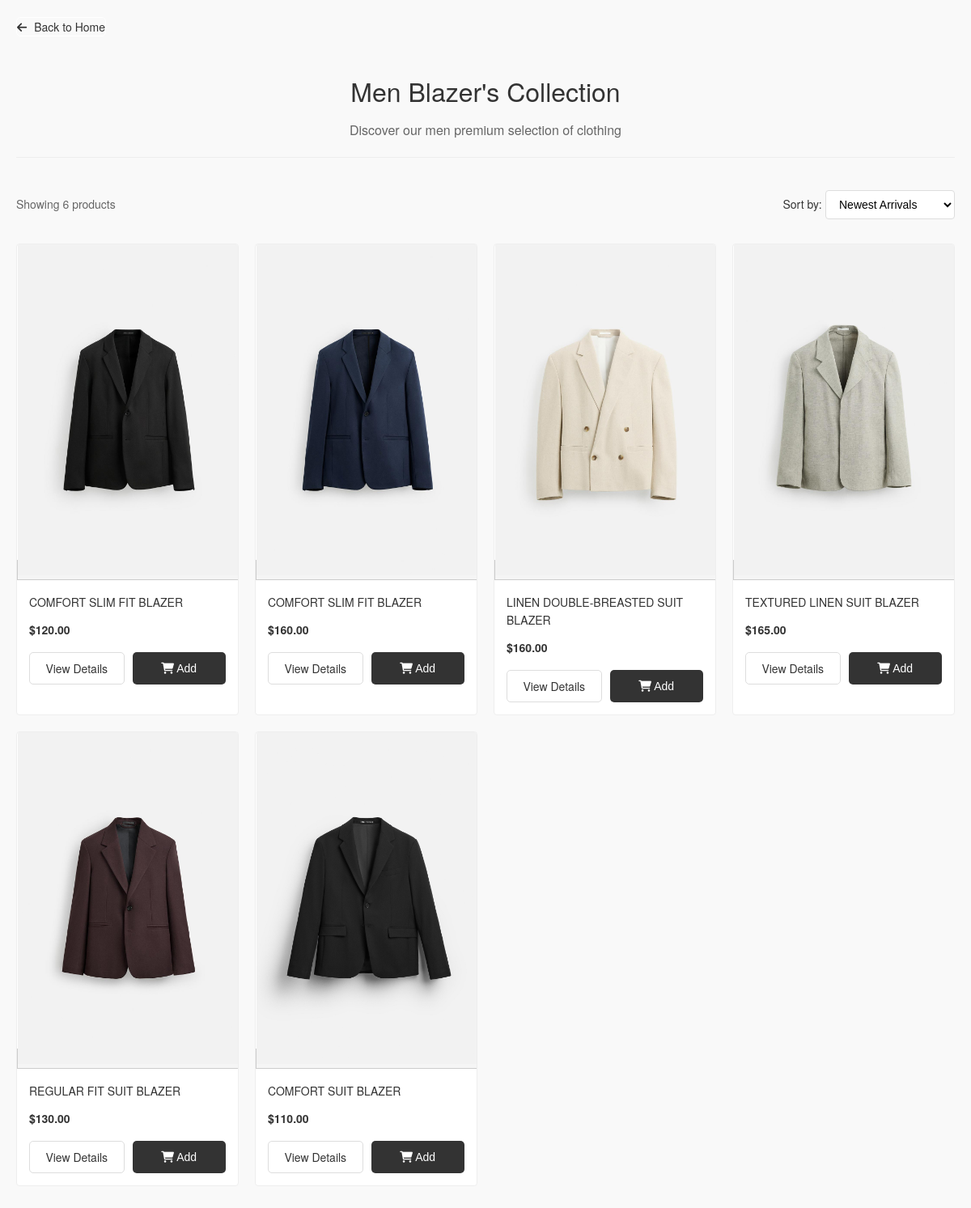
Screenshot of /men/blazers/ with the database file from the repository.
### clothes/models.py (models this page shows, shortened)
class Product(models.Model):
    CATEGORY_CHOICES = [
        ('men', 'Men'),
        ('women', 'Women'),
    ]
    SUBCATEGORY_CHOICES = [
        ('shirts', 'Shirts'),
        ('t_shirts', 'T-Shirts'),
        ('polo_shirts', 'Polo Shirt'),
        ('jeans', 'Jeans'),
        ('jackets', 'Jackets'),
        ('blazers', 'Blazers'),
        ('dresses', 'Dresses'),
        ('trousers', 'Trousers'),
        ('hoodies_sweatshirts', 'Hoodies | Sweatshirts'),
        ('sweaters_cardigans', 'Sweater | Cardigans'),
        ('tops', 'Tops'),
        ('shorts', 'Shorts'),
        ('shoes', 'Shoes'),
        ('bags', 'Bags'),
        ('accessories', 'Accessories'),
        ('perfume', 'Perfume'),
    ]
    SIZE_CHOICES = [
        ('XS', 'Extra Small'),
        ('S', 'Small'),
        ('M', 'Medium'),
        ('L', 'Large'),
        ('XL', 'Extra Large'),
    ]
    product_id = models.CharField(max_length=50, unique=True)  # Barcode or unique ID
    name = models.CharField(max_length=200)
    category = models.CharField(max_length=50, choices=CATEGORY_CHOICES)
    subcategory = models.CharField(max_length=50, choices=SUBCATEGORY_CHOICES)
    description = models.TextField()
    sku = models.CharField(max_length=50, unique=True, blank=True, null=True)
    stock = models.PositiveIntegerField(default=0)
    price = models.DecimalField(max_digits=10, decimal_places=2)
    size = models.CharField(max_length=50, choices=SIZE_CHOICES)  # Size options
    image_name = models.CharField(max_length=100, blank=True, null=True)

### clothes/views.py (the view)
# urls.py: path('men/blazers/', views.men_blazers, name='men/men_blazers'),
def men_blazers(request):
    products = Product.objects.filter(category='men', subcategory='blazers')
    return render(request, 'men/men_blazers.html', {'products': products})

### clothes/templates/men/men_blazers.html (shortened to what this page needs)
{% load static %}
<!DOCTYPE html>
<html lang="en">
<head>
    <link rel="stylesheet" href="https://cdnjs.cloudflare.com/ajax/libs/font-awesome/6.0.0/css/all.min.css">
    <link rel="stylesheet" href="{% static 'Shop/shop.css' %}">
</head>
<body>
    <div class="shop-container">
        <a href="{% url 'home' %}" class="back-button">
            <i class="fas fa-arrow-left"></i> Back to Home
        </a>
        <div class="shop-header">
            <h1>Men Blazer's Collection</h1>
            <p class="shop-subtitle">Discover our men premium selection of clothing</p>
        </div>
        <div class="shop-toolbar">
            <div class="results-count">
                Showing {{ products.count }} products
            </div>
            <div class="sort-options">
                <label for="sort">Sort by:</label>
                <select id="sort" name="sort">
                    <option value="newest">Newest Arrivals</option>
                </select>
            </div>
        </div>
        <div class="product-grid">
            {% for product in products %}
            <div class="product-card">
                <a href="{% url 'product_detail' product.id %}" class="product-image">
                    <img src="{% static 'Shop/' %}{{ product.image_name }}" alt="{{ product.name }}" loading="lazy">
                </a>
                <div class="product-info">
                    <h3>{{ product.name }}</h3>
                    <div class="price">
                        {% if product.discount_price %}
                        <span class="current-price">${{ product.discount_price }}</span>
                        <span class="original-price">${{ product.price }}</span>
                        {% else %}
                        <span class="current-price">${{ product.price }}</span>
                        {% endif %}
                    </div>
                    <div class="product-actions">
                        <a href="{% url 'product_detail' product.id %}" class="view-btn">View Details</a>
                        <button class="add-btn" data-product-id="{{ product.id }}">
                            <i class="fas fa-shopping-cart"></i> Add
                        </button>
                    </div>
                </div>
            </div>
            {% endfor %}
        </div>
    </div>
</body>
</html>

### static/Shop/shop.css (style rules this page uses)
body { font-family: 'Helvetica Neue', Arial, sans-serif; line-height: 1.6; color: #333; background-color: #f9f9f9; margin: 0; padding: 0; }
.shop-container { max-width: 1200px; margin: 0 auto; padding: 20px; }
.back-button { display: inline-block; margin-bottom: 20px; color: #333; text-decoration: none; font-size: 14px; transition: color 0.3s; border-radius: 5px; border: 1px solid #fff; }
.back-button i { margin-right: 5px; }
.shop-header { text-align: center; margin-bottom: 40px; padding-bottom: 20px; border-bottom: 1px solid #eee; }
.shop-header h1 { font-size: 32px; margin-bottom: 10px; font-weight: 500; }
.shop-subtitle { color: #666; font-size: 16px; margin: 0; }
.shop-toolbar { display: flex; justify-content: space-between; align-items: center; margin-bottom: 30px; }
.results-count { font-size: 14px; color: #666; }
.sort-options { align-items: center; gap: 10px; }
.sort-options label { font-size: 14px; }
.sort-options select { padding: 8px 12px; border: 1px solid #ddd; border-radius: 4px; background-color: white; font-size: 14px; }
.product-grid { display: grid; grid-template-columns: repeat(4,1fr); gap: 25px; margin-bottom: 40px; }
.product-card { background: white; border: 1px solid #eee; border-radius: 4px; overflow: hidden; transition: transform 0.3s, box-shadow 0.3s; }
.product-image { width: calc(20% - 15px); text-align: center; border: 1px solid #ccc; background-color: #f5f5f5; }
.product-image img { max-width: 100%; max-height: auto; }
.product-info { padding: 15px; }
.product-info h3 { font-size: 16px; margin: 0 0 10px; font-weight: 500; }
.price { margin-bottom: 15px; }
.current-price { font-weight: 700; color: #333; }
.product-actions { display: flex; gap: 10px; }
.view-btn, .add-btn { flex: 1; padding: 8px; font-size: 14px; text-align: center; border-radius: 5px; transition: all 0.3s; }
.view-btn { background: white; color: #333; border: 1px solid #ddd; text-decoration: none; }
.add-btn { background: #333; color: white; border: none; cursor: pointer; }
@media (max-width: 1536px) { .product-grid { grid-template-columns: repeat(4, 1fr); gap: 20px; } }
@media (max-width: 1536px) { .product-info h3 { font-size: 14px; } }
@media (max-width: 1536px) { .current-price { font-size: 14px; } }
@media (max-width: 1280px) { .product-grid { grid-template-columns: repeat(4, 1fr); gap: 20px; } }
@media (max-width: 1280px) { .product-info h3 { font-size: 14px; } }
@media (max-width: 1280px) { .current-price { font-size: 14px; } }

### rows the page displays
Product: image_name (picture), name "COMFORT SLIM FIT BLAZER", price "120.00"
Product: image_name (picture), name "COMFORT SLIM FIT BLAZER", price "160.00"
Product: image_name (picture), name "LINEN DOUBLE-BREASTED SUIT BLAZER", price "160.00"
Product: image_name (picture), name "TEXTURED LINEN SUIT BLAZER", price "165.00"
Product: image_name (picture), name "REGULAR FIT SUIT BLAZER", price "130.00"
Product: image_name (picture), name "COMFORT SUIT BLAZER", price "110.00"

### other values shown
{{ products.count }} "6"
